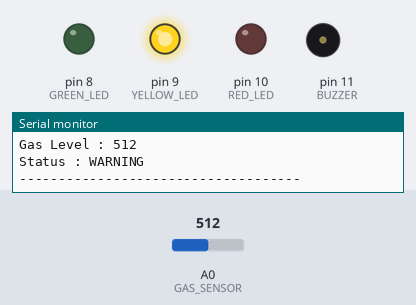
Bench run of a sketch on a simulated Arduino Uno, built with avr-gcc and run on an emulated ATmega328P. On the bench: output pins drawn as LEDs (lit = HIGH), buzzer (waves = sounding), the last lines printed to the serial monitor. The test bench sets the inputs (shaded band); at power-on: A0 (GAS_SENSOR) = 512.

Above: at 2.0 s.
2.1 s: A0 (GAS_SENSOR) set to 638
5.6 s: A0 (GAS_SENSOR) set to 667
At 6.7 s:
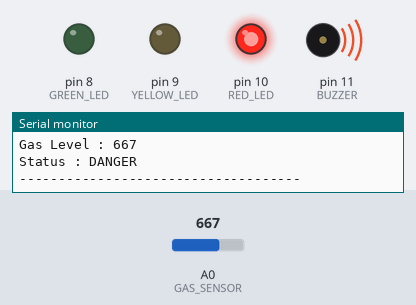
7.5 s: A0 (GAS_SENSOR) set to 290
At 8.7 s:
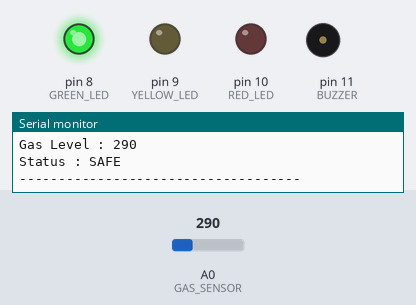
9.5 s: A0 (GAS_SENSOR) set to 307
At 10.19 s:
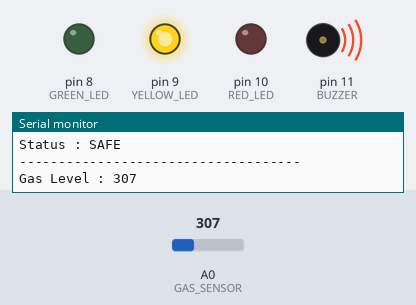
14.0 s: A0 (GAS_SENSOR) set to 122
At 15.6 s:
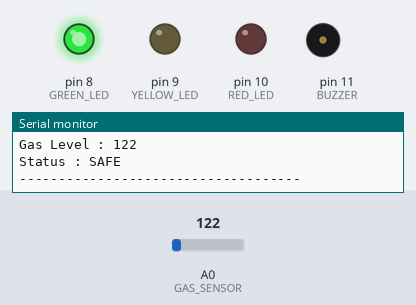
Timing chart, 0 to 17.1 s (numbered marks = the images above; inputs shaded):
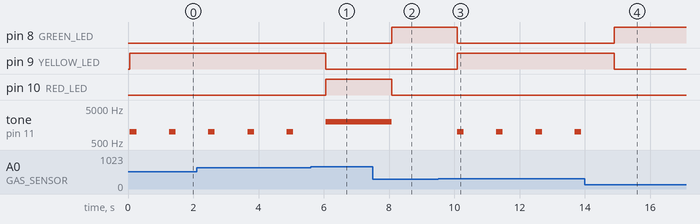

Measured:
- the behaviour switches between 649 and 650 on A0 (GAS_SENSOR) (found by bisection; images 0 and 1)
- the behaviour switches between 299 and 300 on A0 (GAS_SENSOR) (found by bisection; images 2 and 3)
- after the input at 5.6 s, pin 9 (YELLOW_LED): HIGH → LOW after 0.46 s; pin 10 (RED_LED): LOW → HIGH after 0.46 s
- after the input at 7.5 s, pin 8 (GREEN_LED): LOW → HIGH after 0.58 s; pin 10 (RED_LED): HIGH → LOW after 0.58 s; tone on pin 11 (BUZZER): 2000 Hz → silent after 0.58 s
- after the input at 9.5 s, pin 8 (GREEN_LED): HIGH → LOW after 0.59 s; pin 9 (YELLOW_LED): LOW → HIGH after 0.59 s; tone on pin 11 (BUZZER): alternates 1000 Hz for 0.20 s and silent for 1.0 s, starting after 0.59 s
- after the input at 14.0 s, pin 8 (GREEN_LED): LOW → HIGH after 0.89 s; pin 9 (YELLOW_LED): HIGH → LOW after 0.89 s; tone on pin 11 (BUZZER): stops changing and stays silent
- by itself, tone on pin 11 (BUZZER): alternates 1000 Hz for 0.20 s and silent for 1.0 s

The sketch:

smart_gas_leakage_detection.ino
```cpp
//==============================================

// Smart Gas Leakage Detection System

//==============================================


const int GAS_SENSOR = A0;


const int GREEN_LED = 8;

const int YELLOW_LED = 9;

const int RED_LED = 10;


const int BUZZER = 11;


int gasValue = 0;


void setup() {


  pinMode(GREEN_LED, OUTPUT);

  pinMode(YELLOW_LED, OUTPUT);

  pinMode(RED_LED, OUTPUT);


  pinMode(BUZZER, OUTPUT);


  Serial.begin(9600);


  Serial.println("====================================");

  Serial.println(" Smart Gas Leakage Detection");

  Serial.println("====================================");

}


void loop() {


  gasValue = analogRead(GAS_SENSOR);


  Serial.print("Gas Level : ");

  Serial.println(gasValue);


  if (gasValue < 300) {


    digitalWrite(GREEN_LED, HIGH);

    digitalWrite(YELLOW_LED, LOW);

    digitalWrite(RED_LED, LOW);


    noTone(BUZZER);


    Serial.println("Status : SAFE");


  }

  else if (gasValue < 650) {


    digitalWrite(GREEN_LED, LOW);

    digitalWrite(YELLOW_LED, HIGH);

    digitalWrite(RED_LED, LOW);


    tone(BUZZER, 1000);

    delay(200);

    noTone(BUZZER);


    Serial.println("Status : WARNING");


  }

  else {


    digitalWrite(GREEN_LED, LOW);

    digitalWrite(YELLOW_LED, LOW);

    digitalWrite(RED_LED, HIGH);


    tone(BUZZER, 2000);


    Serial.println("Status : DANGER");

  }


  Serial.println("------------------------------------");


  delay(1000);

}
```
